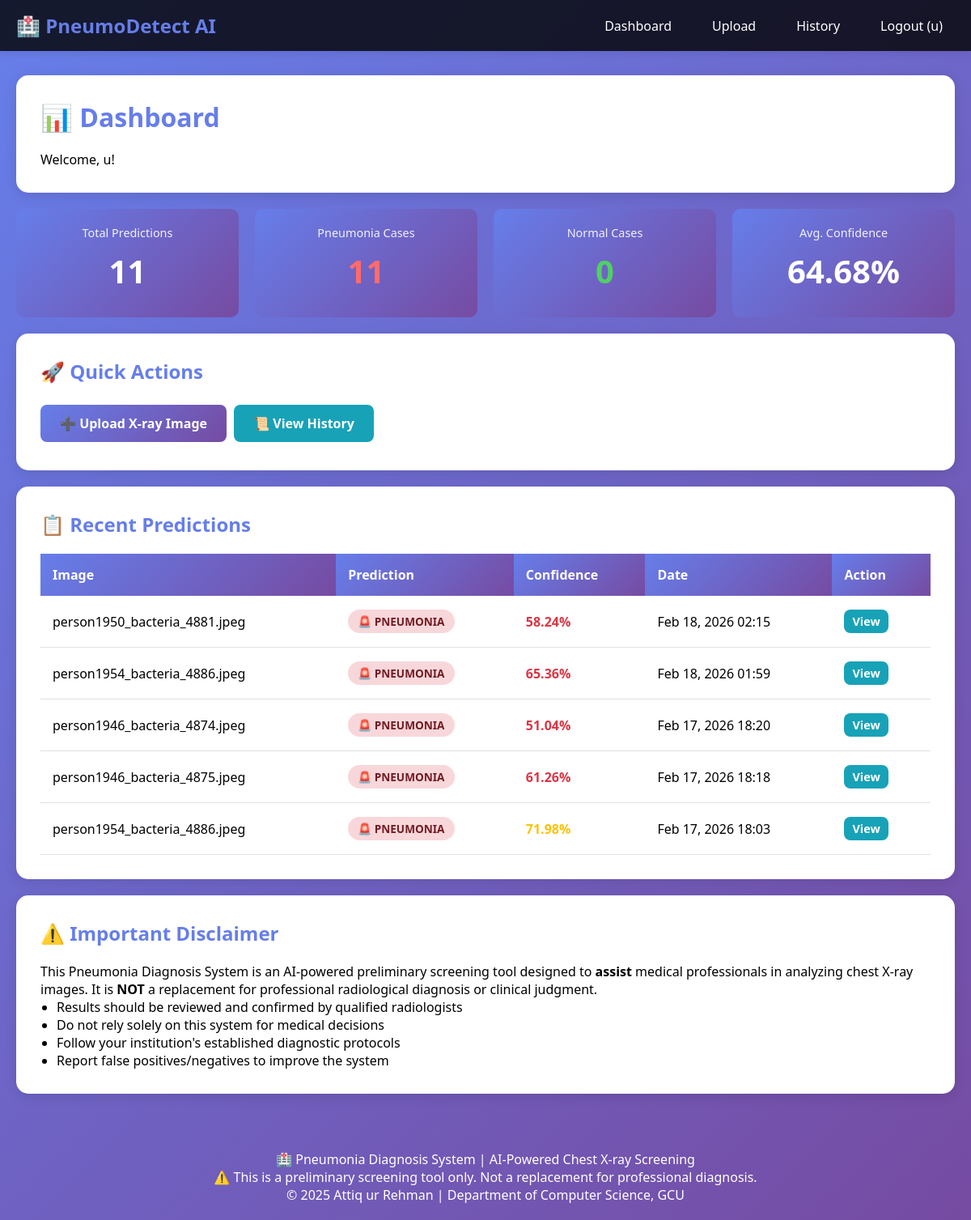
The app's page /dashboard/ (signed in), older data.
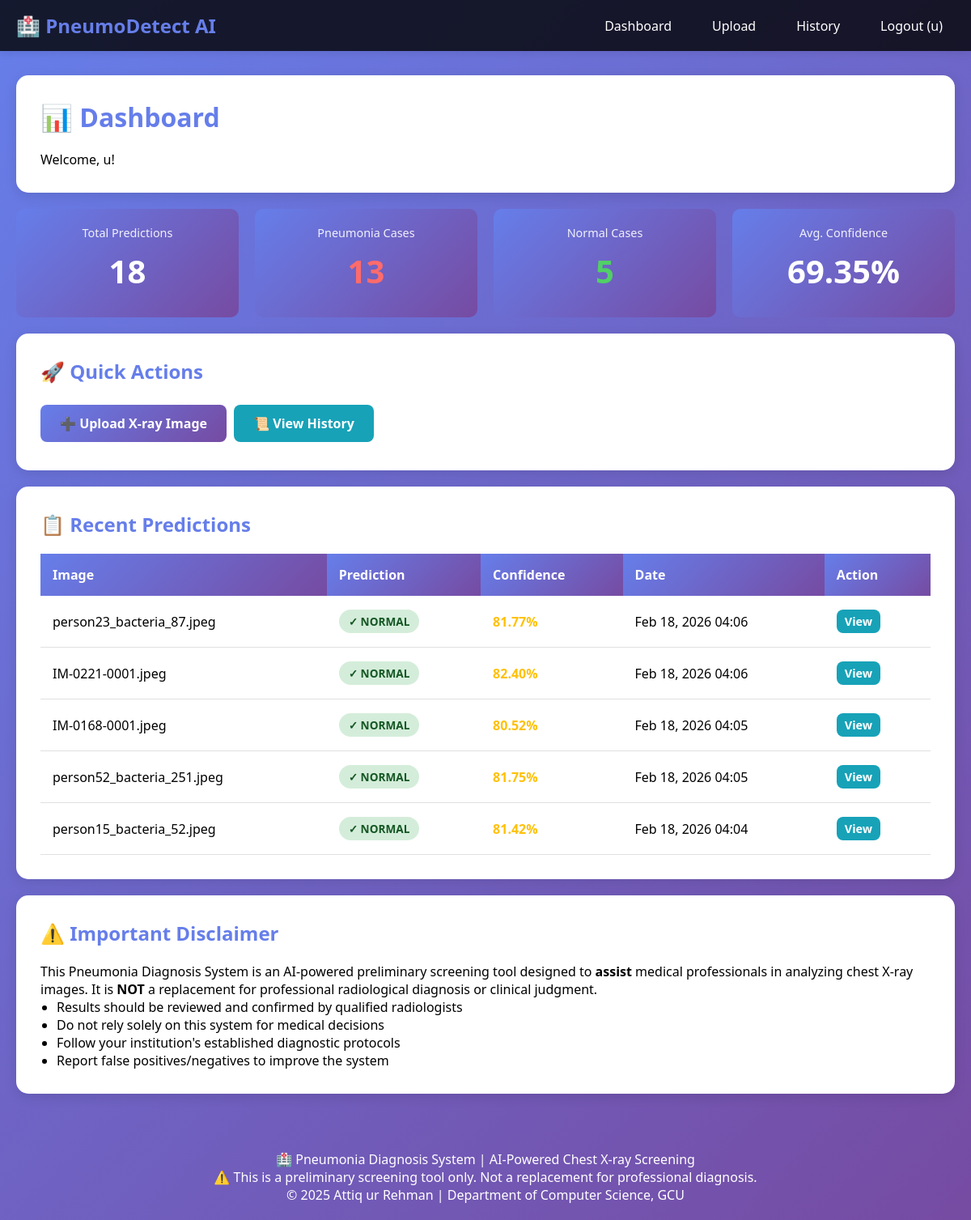
The same page, newer data.
### model_service/models.py (models this page shows, shortened)
class PredictionResult(models.Model):
    PREDICTION_CHOICES = [
        ('NORMAL', 'Normal'),
        ('PNEUMONIA', 'Pneumonia'),
    ]
    CONFIDENCE_LEVEL_CHOICES = [
        ('HIGH', 'High Confidence (>95%)'),
        ('MODERATE', 'Moderate Confidence (80-95%)'),
        ('LOW', 'Low Confidence (<80%)'),
    ]
    image = models.OneToOneField(XRayImage, on_delete=models.CASCADE, related_name='prediction')
    prediction_label = models.CharField(max_length=20, choices=PREDICTION_CHOICES)
    confidence_score = models.DecimalField(
        max_digits=5,
        decimal_places=4,
        validators=[MinValueValidator(0), MaxValueValidator(1)]
    )
    confidence_level = models.CharField(max_length=20, choices=CONFIDENCE_LEVEL_CHOICES)
    processing_time = models.DecimalField(max_digits=8, decimal_places=3)  # in seconds
    created_at = models.DateTimeField(auto_now_add=True)
    model_version = models.ForeignKey(ModelVersion, on_delete=models.SET_NULL, null=True)
    raw_predictions = models.TextField()  # JSON string storing both class predictions
    is_archived = models.BooleanField(default=False)
    notes = models.TextField(blank=True)
    class Meta:
        ordering = ['-created_at']
        verbose_name = 'Prediction Result'
        verbose_name_plural = 'Prediction Results'
        indexes = [
            models.Index(fields=['image', '-created_at']),
            models.Index(fields=['prediction_label']),
        ]
    def get_confidence_percentage(self):
        return round(float(self.confidence_score) * 100, 2)

class XRayImage(models.Model):
    IMAGE_FORMAT_CHOICES = [
        ('JPEG', 'JPEG'),
        ('PNG', 'PNG'),
    ]
    user = models.ForeignKey(User, on_delete=models.CASCADE, related_name='xray_images')
    original_filename = models.CharField(max_length=255)
    stored_filename = models.CharField(max_length=255)
    file_path = models.ImageField(
        upload_to='xray_images/',
        validators=[FileExtensionValidator(allowed_extensions=['jpg', 'jpeg', 'png'])]
    )
    file_size = models.IntegerField()  # in bytes
    upload_time = models.DateTimeField(auto_now_add=True)
    image_width = models.IntegerField(null=True, blank=True)
    image_height = models.IntegerField(null=True, blank=True)
    format = models.CharField(max_length=10, choices=IMAGE_FORMAT_CHOICES)
    is_preprocessed = models.BooleanField(default=False)
    preprocessing_notes = models.TextField(blank=True)
    class Meta:
        ordering = ['-upload_time']
        verbose_name = 'X-Ray Image'
        verbose_name_plural = 'X-Ray Images'
        indexes = [
            models.Index(fields=['user', '-upload_time']),
        ]

### model_service/views.py (the view)
# urls.py: path('dashboard/', views.dashboard_view, name='dashboard'),
@login_required(login_url='model_service:login')
def dashboard_view(request):
    user = request.user
    recent_predictions = PredictionResult.objects.filter(
        image__user=user
    ).select_related('image', 'model_version').order_by('-created_at')[:5]
    total_predictions = PredictionResult.objects.filter(image__user=user).count()
    pneumonia_count = PredictionResult.objects.filter(
        image__user=user,
        prediction_label='PNEUMONIA'
    ).count()
    normal_count = PredictionResult.objects.filter(
        image__user=user,
        prediction_label='NORMAL'
    ).count()
    all_predictions = PredictionResult.objects.filter(image__user=user)
    avg_confidence = 0
    if all_predictions.exists():
        avg_confidence = float(all_predictions.aggregate(
            avg=__import__('django.db.models', fromlist=['Avg']).Avg('confidence_score')
        )['avg'] or 0) * 100
    context = {
        'total_predictions': total_predictions,
        'pneumonia_count': pneumonia_count,
        'normal_count': normal_count,
        'avg_confidence': round(avg_confidence, 2),
        'recent_predictions': recent_predictions,
    }
    return render(request, 'dashboard.html', context)

### templates/dashboard.html (shortened to what this page needs)
{% extends 'base.html' %}
{% block content %}
<div class="card">
    <h1>📊 Dashboard</h1>
    <p>Welcome, {{ user.get_full_name|default:user.username }}!</p>
</div>
<div class="stats-grid">
    <div class="stat-card">
        <div class="stat-label">Total Predictions</div>
        <div class="stat-value">{{ total_predictions }}</div>
    </div>
    <div class="stat-card">
        <div class="stat-label">Pneumonia Cases</div>
        <div class="stat-value" style="color: #ff6b6b;">{{ pneumonia_count }}</div>
    </div>
    <div class="stat-card">
        <div class="stat-label">Normal Cases</div>
        <div class="stat-value" style="color: #51cf66;">{{ normal_count }}</div>
    </div>
    <div class="stat-card">
        <div class="stat-label">Avg. Confidence</div>
        <div class="stat-value">{{ avg_confidence|floatformat:2 }}%</div>
    </div>
</div>
<div class="card">
    <h2>🚀 Quick Actions</h2>
    <a href="{% url 'model_service:upload' %}" class="btn btn-primary">➕ Upload X-ray Image</a>
    <a href="{% url 'model_service:history' %}" class="btn btn-secondary">📜 View History</a>
</div>
{% if recent_predictions %}
<div class="card">
    <h2>📋 Recent Predictions</h2>
    <table>
        <thead>
            <tr>
                <th>Image</th>
                <th>Prediction</th>
                <th>Confidence</th>
                <th>Date</th>
                <th>Action</th>
            </tr>
        </thead>
        <tbody>
            {% for pred in recent_predictions %}
            <tr>
                <td>{{ pred.image.original_filename|truncatechars:30 }}</td>
                <td>
                    {% if pred.prediction_label == 'PNEUMONIA' %}
                        <span class="badge badge-danger">🚨 PNEUMONIA</span>
                    {% else %}
                        <span class="badge badge-success">✓ NORMAL</span>
                    {% endif %}
                </td>
                <td>
                    <span class="confidence-{% if pred.confidence_level == 'HIGH' %}high{% elif pred.confidence_level == 'MODERATE' %}moderate{% else %}low{% endif %}">
                        {{ pred.get_confidence_percentage|floatformat:2 }}%
                    </span>
                </td>
                <td>{{ pred.created_at|date:"M d, Y H:i" }}</td>
                <td>
                    <a href="{% url 'model_service:result' pred.id %}" class="btn btn-secondary" style="padding: 5px 10px; font-size: 0.9em;">View</a>
                </td>
            </tr>
            {% endfor %}
        </tbody>
    </table>
</div>
{% else %}
<div class="card">
    <h2>📋 No Predictions Yet</h2>
    <p>You haven't made any predictions yet. <a href="{% url 'model_service:upload' %}">Upload an X-ray image to get started!</a></p>
</div>
{% endif %}
<div class="card">
    <h2>⚠️ Important Disclaimer</h2>
    <p>
        This Pneumonia Diagnosis System is an AI-powered preliminary screening tool designed to <strong>assist</strong> medical professionals
        in analyzing chest X-ray images. It is <strong>NOT</strong> a replacement for professional radiological diagnosis or clinical judgment.
    </p>
    <ul style="margin-left: 20px;">
        <li>Results should be reviewed and confirmed by qualified radiologists</li>
        <li>Do not rely solely on this system for medical decisions</li>
        <li>Follow your institution's established diagnostic protocols</li>
        <li>Report false positives/negatives to improve the system</li>
    </ul>
</div>
{% endblock %}

Row changes from the older to the newer data that the page shows:
no longer on this page (row unchanged): PredictionResult: image.original_filename "person1950_bacteria_4881.jpeg", prediction_label "🚨 PNEUMONIA", get_confidence_percentage "58.24", created_at "Feb 18, 2026 02:15", confidence_level "LOW" (drawn)
no longer on this page (row unchanged): PredictionResult: image.original_filename "person1954_bacteria_4886.jpeg", prediction_label "🚨 PNEUMONIA", get_confidence_percentage "65.36", created_at "Feb 18, 2026 01:59", confidence_level "LOW" (drawn)
no longer on this page (row unchanged): PredictionResult: image.original_filename "person1946_bacteria_4874.jpeg", prediction_label "🚨 PNEUMONIA", get_confidence_percentage "51.04", created_at "Feb 17, 2026 18:20", confidence_level "LOW" (drawn)
no longer on this page (row unchanged): PredictionResult: image.original_filename "person1946_bacteria_4875.jpeg", prediction_label "🚨 PNEUMONIA", get_confidence_percentage "61.26", created_at "Feb 17, 2026 18:18", confidence_level "LOW" (drawn)
no longer on this page (row unchanged): PredictionResult: image.original_filename "person1954_bacteria_4886.jpeg", prediction_label "🚨 PNEUMONIA", get_confidence_percentage "71.98", created_at "Feb 17, 2026 18:03"
added PredictionResult: image.original_filename "person23_bacteria_87.jpeg", prediction_label "✓ NORMAL", get_confidence_percentage "81.77", created_at "Feb 18, 2026 04:06"
added PredictionResult: image.original_filename "IM-0221-0001.jpeg", prediction_label "✓ NORMAL", get_confidence_percentage "82.40", created_at "Feb 18, 2026 04:06"
added PredictionResult: image.original_filename "IM-0168-0001.jpeg", prediction_label "✓ NORMAL", get_confidence_percentage "80.52", created_at "Feb 18, 2026 04:05"
added PredictionResult: image.original_filename "person52_bacteria_251.jpeg", prediction_label "✓ NORMAL", get_confidence_percentage "81.75", created_at "Feb 18, 2026 04:05"
added PredictionResult: image.original_filename "person15_bacteria_52.jpeg", prediction_label "✓ NORMAL", get_confidence_percentage "81.42", created_at "Feb 18, 2026 04:04"
Text that changed along with them:
{{ total_predictions }}: "11" → "18"
{{ pneumonia_count }}: "11" → "13"
{{ normal_count }}: "0" → "5"
{{ avg_confidence|floatformat:2 }}: "64.68" → "69.35"
